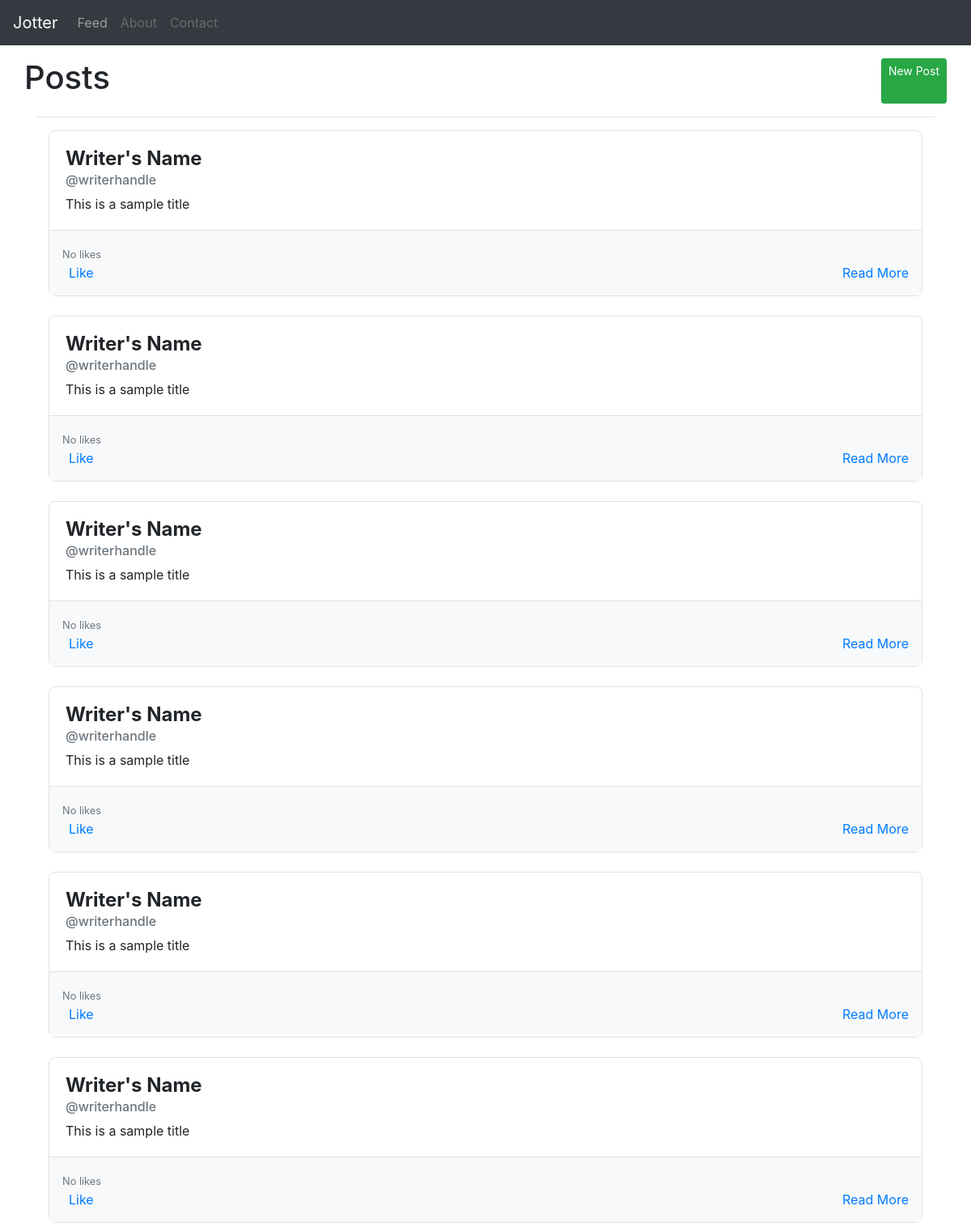
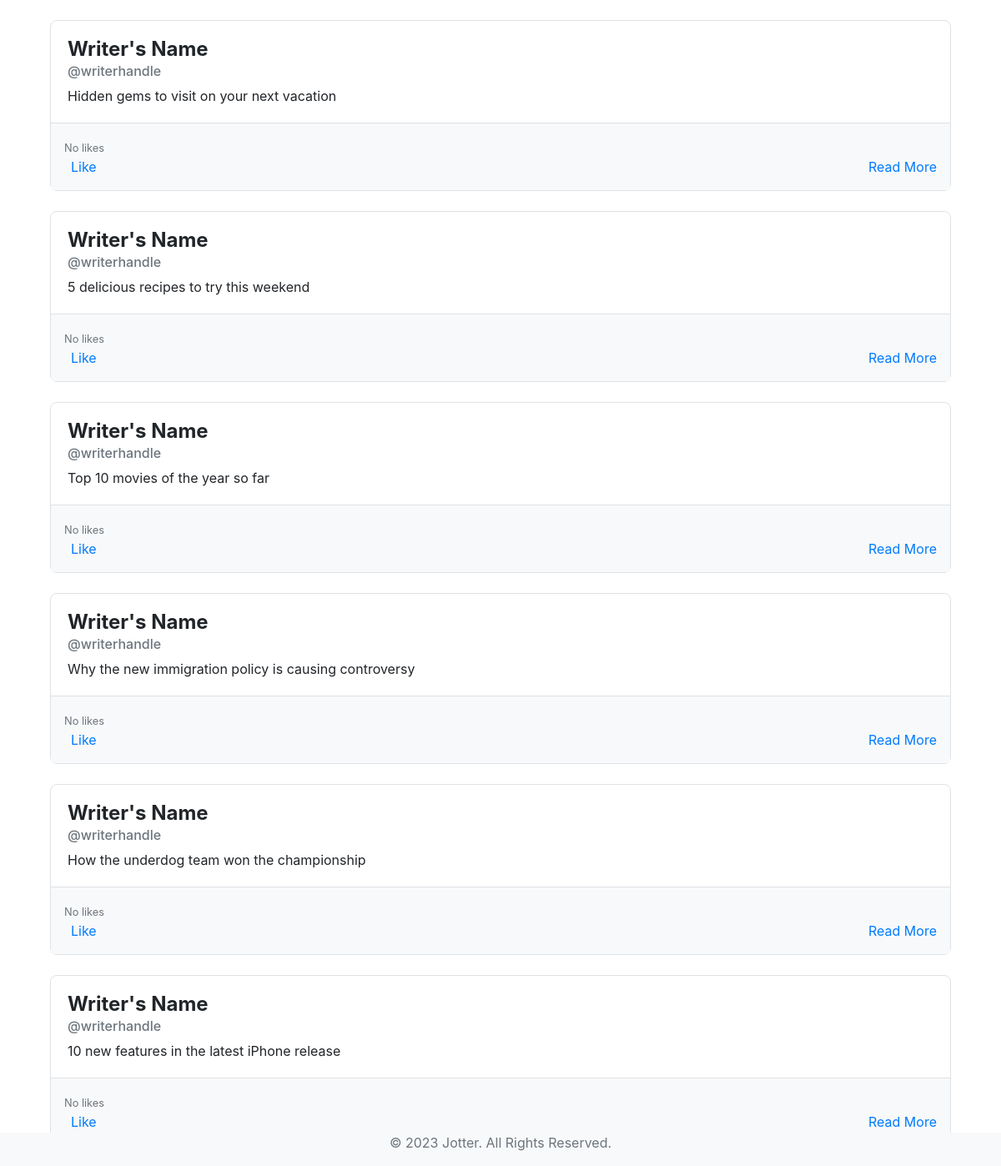
The page / on the database its author committed (2 pictures, top to bottom).
### posts/models.py (models this page shows, shortened)
class Post(models.Model):
    uuid = models.UUIDField(default=uuid4, auto_created=True)
    topic = models.ForeignKey(Topic, on_delete=models.CASCADE)
    title = models.CharField(max_length=150)
    text = models.TextField()
    dateAdded = models.DateTimeField(auto_now_add=True)
    likes = models.IntegerField(null=True, blank=True)
    slug = models.SlugField(null=False)
    tags = models.CharField(max_length=50)

### posts/views.py (the view)
# urls.py: path('', views.index, name='index'),
def index(request):
    posts = Post.objects.all().order_by('-dateAdded')
    topics = Topic.objects.all()
    context = {'posts': posts, 'topics': topics}
    return render(request, 'posts/index.html', context)

### posts/templates/posts/index.html (shortened to what this page needs)
{% extends 'posts/base.html' %}
{% load static %}
{% block css %}
<link rel="stylesheet" href="{% static 'posts/css/index.css' %}">
{% endblock css %}
{% block body %}
<div class="container mt-3">
    <div class="row indexHeader">
        <h1>Posts</h1>
        <a href="{% url 'posts:createPost' %}" class="btn btn-success btn-sm">New Post</a>
    </div>
    <hr>
    <div class="col">
        {% for post in posts %}
        <div class="card mt-3">
            <div class="card-body">
                <h5 class="card-title">Writer's Name</h5>
                <h6 class="card-subtitle mb-2 text-muted">@writerhandle</h6>
                <p class="card-text">{{ post.title }}</p>
            </div>
            <div class="card-footer">
                <div class="row">
                    {% if post.likes %}
                    <div class="col-6">
                        {% if post.likes == 1 %}
                        <small class="text-muted">{{ post.likes }} like</small>
                        {% else %}
                        <small class="text-muted">{{ post.likes }} likes</small>
                        {% endif %}
                    </div>
                    {% else %}
                    <div class="col-6">
                        <small class="text-muted">No likes</small>
                    </div>
                    {% endif %}
                </div>
                <div class="row">
                    <div class="col-6">
                        <a href="{% url 'posts:likePost' post.uuid %}" class="card-link">
                            Like</a>
                    </div>
                    <div class="col-6 text-right">
                        <a href="{% url 'posts:postDetails' uuid=post.uuid slug=post.slug %}" class="card-link">Read More </a>
                    </div>
                </div>
            </div>
        </div>
        {% endfor %}
    </div>
</div>
{% endblock body %}

### posts/static/posts/css/index.css (style rules this page uses)
.card { border-radius: 0.5rem; border: 1px solid #dee2e6; margin-bottom: 1.5rem; }
.card-title { margin-bottom: 0.5rem; font-size: 1.5rem; font-weight: bold; }
.card-subtitle { margin-bottom: 0.5rem; }
.card-text { margin-bottom: 1.5rem; }
.card-footer { background-color: #f8f9fa; border-top: 1px solid #dee2e6; padding: 1rem; }
.card-link { color: #007bff; text-decoration: none; }
.indexHeader { display: flex; column-gap: 20px; justify-content: space-between; }

### rows shown on the page
Post: title "This is a sample title", shows "No likes"
Post: title "This is a sample title", shows "No likes"
Post: title "This is a sample title", shows "No likes"
Post: title "This is a sample title", shows "No likes"
Post: title "This is a sample title", shows "No likes"
Post: title "This is a sample title", shows "No likes"
Post: title "Hidden gems to visit on your next vacation", shows "No likes"
Post: title "5 delicious recipes to try this weekend", shows "No likes"
Post: title "Top 10 movies of the year so far", shows "No likes"
Post: title "Why the new immigration policy is causing controversy", shows "No likes"
Post: title "How the underdog team won the championship", shows "No likes"
Post: title "10 new features in the latest iPhone release", shows "No likes"
